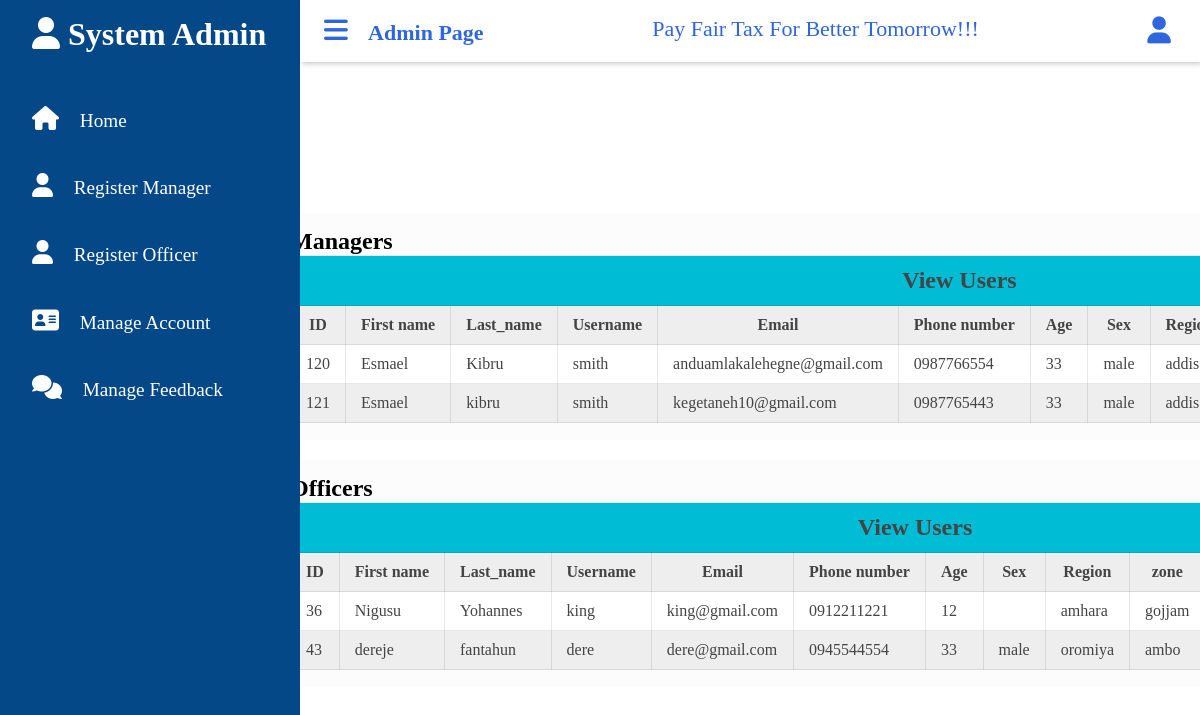
Screenshot of /admin/manage_account.php (signed in) with the database file from the repository.
### tables this page shows
CREATE TABLE `reg_manager` (
  `manger_id` int(20) NOT NULL,
  `first_name` varchar(30) NOT NULL,
  `last_name` varchar(30) NOT NULL,
  `username` varchar(25) NOT NULL,
  `email` varchar(50) NOT NULL,
  `pnumber` varchar(10) NOT NULL,
  `password` varchar(16) NOT NULL,
  `age` varchar(2) NOT NULL,
  `registration_date` date NOT NULL,
  `region` varchar(30) NOT NULL,
  `zone` varchar(30) NOT NULL,
  `kebele` decimal(30,0) NOT NULL,
  `sex` varchar(6) NOT NULL,
  `admin_id` int(10) NOT NULL
);

CREATE TABLE `regr_officer` (
  `officer_id` int(20) NOT NULL,
  `first_name` varchar(30) NOT NULL,
  `last_name` varchar(30) NOT NULL,
  `username` varchar(30) NOT NULL,
  `email` varchar(50) NOT NULL,
  `pnumber` varchar(10) NOT NULL,
  `password` varchar(16) NOT NULL,
  `age` varchar(2) NOT NULL,
  `registration_date` date NOT NULL,
  `region` varchar(30) NOT NULL,
  `zone` varchar(30) NOT NULL,
  `kebele` varchar(30) NOT NULL,
  `sex` varchar(5) NOT NULL,
  `admin_id` int(10) NOT NULL
);

### admin/manage_account.php (the view, shortened to what this page needs)
<?php
include("dd.php");
include("config.php");
?>
<!DOCTYPE html>
<html lang="en">
<head>
    <link rel="stylesheet" href="css/all.min.css">
    <link rel="stylesheet" href="css/admin.css">
    <link rel="stylesheet" href="table.css">
</head>
<body>
        <div>
        <div class="table_responsive" style="margin-top:200px ";>
<div>
       <h2> Managers</h2>
   </div>
        <table>
        <tr>
            <th style="height:50px; background-color: #00bcd4"; colspan="14"; ><h2>View Users</h2></th>
        </tr>
        <tr>
            <th> ID</th>
            <th> First name</th>
            <th> Last_name</th>
            <th> Username</th>
            <th> Email</th>
            <th> Phone number</th>
            <th> Age</th>
            <th> Sex</th>
            <th> Region</th>
        </tr>
        <?php
            $query="SELECT * FROM reg_manager";
            $res= mysqli_query($conn,$query);
            while($rows=mysqli_fetch_assoc($res)){
               ?>
            <tr>
                <td ><?php echo $rows['manger_id'];?></td>
                <td><?php echo $rows['first_name'];?></td>
                <td><?php echo $rows['last_name'];?></td>
                <td><?php echo $rows['username'];?></td>
                <td><?php echo $rows['email'];?></td>
                <td><?php echo $rows['pnumber'];?></td>
                <td><?php echo $rows['age'];?></td>
                <td><?php echo $rows['sex'];?></td>
                <td><?php echo $rows['region'];?></td>
            </tr>
            <?php
            }
            ?>
    </table>
        </div>
        <div>
        <div class="table_responsivee" style="margin-top 0px ";>
<div>
       <h2> Officers</h2>
   </div>
        <table>
        <tr>
            <th style="height:50px; background-color: #00bcd4"; colspan="14"; ><h2>View Users</h2></th>
        </tr>
        <tr>
            <th> ID</th>
            <th> First name</th>
            <th> Last_name</th>
            <th> Username</th>
            <th> Email</th>
            <th> Phone number</th>
            <th> Age</th>
            <th> Sex</th>
            <th> Region</th>
            <th> zone</th>
        </tr>
        <?php
            $query="SELECT * FROM regr_officer";
            $res= mysqli_query($conn,$query);
            while($rows=mysqli_fetch_assoc($res)){
               ?>
            <tr>
                <td ><?php echo $rows['officer_id'];?></td>
                <td><?php echo $rows['first_name'];?></td>
                <td><?php echo $rows['last_name'];?></td>
                <td><?php echo $rows['username'];?></td>
                <td><?php echo $rows['email'];?></td>
                <td><?php echo $rows['pnumber'];?></td>
                <td><?php echo $rows['age'];?></td>
                <td><?php echo $rows['sex'];?></td>
                <td><?php echo $rows['region'];?></td>
                <td><?php echo $rows['zone'];?></td>
            </tr>
            <?php
            }
            ?>
    </table>
        </div>
</body>
</html>

### admin/dd.php (shortened to what this page needs)
<!DOCTYPE html>
<html lang="en">
<head>
    <link rel="stylesheet" href="css/all.min.css">
    <link rel="stylesheet" href="css/admin.css">
</head>
<body>
    <div class="sidebar">
        <div class="sidebar-brand">
            <h1><span class="fa fa-user"></span><span> System Admin</span></h1>
        </div>
        <div class="sidebar-menu">
            <ul>
                <li>
                    <a href="admin.php" class="active"><span class="fa fa-home"></span>
                        <span>Home</span></a>
                </li>
                <li>
                    <a href="regr_manager.php" class="active1"><span class="fa fa-user"></span>
                        <span>Register Manager</span></a>
                </li>
                <li>
                    <a href="regr_officer.php"><span class="fa fa-user"></span>
                        <span>Register Officer</span></a>
                </li>
                <li>
                    <a href="manage_account.php"><span class="fa fa-address-card"></span>
                        <span>Manage Account</span></a>
                </li>
                <li>
                    <a href="manage_feedback.php"><span class="fa fa-comments"></span>
                        <span>Manage Feedback</span></a>
                </li>
            </ul>
        </div>
    </div>
    <div class="main-content">
        <header>
        <h2 class=""style="font-size:22px;  color: #2f66dd; ">
                <label for="nav-toggle">
                    <span class="fa fa-bars"></span>
                </label>
                Admin Page
            </h2>
            <div class="nan"style="font-size:22px;  color: #2f66dd; ">
                <span >Pay Fair Tax For Better Tomorrow!!!</span>
            </div>
           <div  style=" color: #2f66dd; font-size:27px; margin:0px 5px 0px 0px;" class="fa fa-user" onclick="settingsMenuToggle()"></div>
        </header>
</div>
</body>
</html>

### admin/css/admin.css (style rules this page uses)
:root { --main-color:#dd2f6e; --color-dark:#1d2231; --text-gray:#8390a2; }
* { padding: 0; margin: 0; box-sizing: border-box; list-style-type: none; text-decoration: none; font-family: 'poppins', 'sans-serif'; }
.sidebar { width: 300px; position: fixed; left: 0; right: 0; height: 100%; background: rgb(4, 72, 136); z-index: 100; transition: width 300ms; }
.sidebar-brand { height: 90px; padding: 1rem 0rem 1rem 2rem; color: white; }
.sidebar-brand span { display: inline-block; padding-right: 0.5rem; }
.sidebar-menu { margin-top: 1rem; }
.sidebar-menu li { width: 100%; margin-bottom: 1.7rem; padding-left: 1rem; position: relative; }
.sidebar-menu a { display: block; color: white; font-size: 1.2rem; padding-left: 1rem; }
.sidebar-menu a span:first-child { font-size: 1.5rem; padding-right: 1rem; }
.main-content { transition: margin-left 300ms; margin-left: 300px; }
.sidebar-menu ul li { height: 40px }
header { display: flex; background: #fff; justify-content: space-between; padding: 1rem 1.5rem; box-shadow: 2px 2px 5px rgba(0, 0, 0, 0.2); position: fixed; left: 300px; width: calc(100% - 300px); top: 0; z-index: 100; transition: left 300ms; }
header h2 { color: #222; }
header label span { font-size: 1.7rem; padding-right: 1rem; }
* { margin: 0; padding: 0; box-sizing: border-box; font-family: 'poppins', 'sans-serif'; }
body { height: 100vh; display: flex; justify-content: center; align-items: center; padding: 10px; background: linear-gradient(135deg, #ffffff, #ffffff); font-family: 'poppins', 'sans-serif'; }

### admin/table.css (style rules this page uses)
* { box-sizing: border-box; }
body>div { font-family: 'poppins', 'sans-serif'; }
.table_responsive { background-color: #efefef33; padding: 15px; overflow: auto; margin: auto; border-radius: 4px; width: 950px; margin-bottom: 20px; margin-top: 350px; }
.table_responsivee { background-color: #efefef33; padding: 15px; overflow: auto; margin: auto; border-radius: 4px; width: 950px; margin-bottom: 20px; margin-top: 10px; margin-bottom: 100px; }
table { width: 100px; font-size: 16px; color: #444; white-space: nowrap; border-collapse: collapse; height: 10px; overflow: hidden; margin-bottom: 2px; }
table th, table td { border: 1px solid #00000017; padding: 10px 15px; }
table>tbody>tr { background-color: #fff; transition: 0.3s ease-in-out; }
table>tbody>tr:nth-child(even) { background-color: rgb(238, 238, 238); }

### rows the page displays
reg_manager: manger_id "120", first_name "Esmael", last_name "Kibru", username "smith", email "anduamlakalehegne@gmail.com", pnumber "0987766554", age "33", sex "male", region "addis"
reg_manager: manger_id "121", first_name "Esmael", last_name "kibru", username "smith", email "kegetaneh10@gmail.com", pnumber "0987765443", age "33", sex "male", region "addis"
regr_officer: officer_id "36", first_name "Nigusu", last_name "Yohannes", username "king", email "king@gmail.com", pnumber "0912211221", age "12", region "amhara", zone "gojjam"
regr_officer: officer_id "43", first_name "dereje", last_name "fantahun", username "dere", email "dere@gmail.com", pnumber "0945544554", age "33", sex "male", region "oromiya", zone "ambo"
